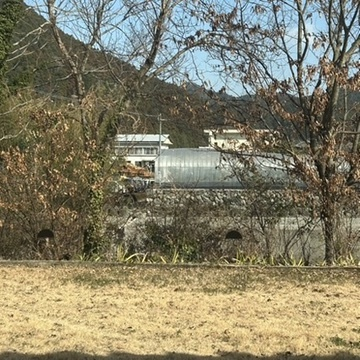
#> input picture input.jpeg, 360 x 360 px
$ python draft.py
#> lines starting #> are read from the running program, lines starting #| are printed output that depends on the picture
from PIL import Image
import numpy as np
import math

img = Image.open("input.jpeg").convert("RGBA")
arr = np.array(img)
rotation = math.radians(45)
out = np.zeros_like(arr)

for butie_x in range(360):
    for butie_y in range(360):
        arr_img_storage = arr[butie_y, butie_x]
        callicurated_x = math.cos(rotation)*butie_x-math.sin(rotation)*butie_y
        callicurated_y= -math.sin(rotation)*butie_x+math.cos(rotation)*butie_y
        x2 = int(round(callicurated_x))
        y2 = int(round(callicurated_y))
        out[y2,x2] = arr_img_storage
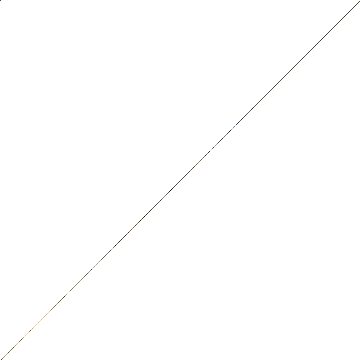
#> out: shape (360, 360, 4); mean R, G, B, A 0.3, 0.3, 0.2, 0.7; transparent parts drawn white

Image.fromarray(out).save("output.png")
